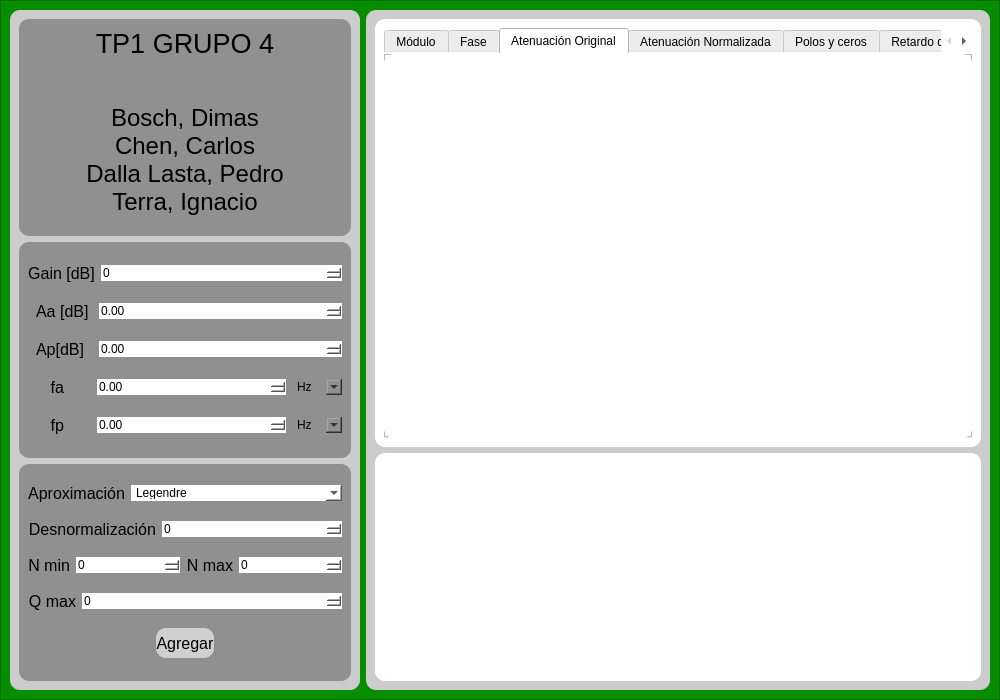
<?xml version="1.0" encoding="UTF-8"?>
<ui version="4.0">
 <class>Pasa_altos</class>
 <widget class="QMainWindow" name="Pasa_altos">
  <property name="geometry">
   <rect>
    <x>0</x>
    <y>0</y>
    <width>1000</width>
    <height>700</height>
   </rect>
  </property>
  <property name="maximumSize">
   <size>
    <width>16777215</width>
    <height>16777215</height>
   </size>
  </property>
  <property name="windowTitle">
   <string>Pasa altos</string>
  </property>
  <widget class="QWidget" name="centralwidget">
   <layout class="QVBoxLayout" name="verticalLayout">
    <property name="spacing">
     <number>0</number>
    </property>
    <property name="leftMargin">
     <number>0</number>
    </property>
    <property name="topMargin">
     <number>0</number>
    </property>
    <property name="rightMargin">
     <number>0</number>
    </property>
    <property name="bottomMargin">
     <number>0</number>
    </property>
    <item>
     <widget class="QFrame" name="frame_principal">
      <property name="minimumSize">
       <size>
        <width>1000</width>
        <height>700</height>
       </size>
      </property>
      <property name="maximumSize">
       <size>
        <width>16777215</width>
        <height>16777215</height>
       </size>
      </property>
      <property name="styleSheet">
       <string notr="true">background-color: rgb(7, 141, 0);</string>
      </property>
      <property name="frameShape">
       <enum>QFrame::StyledPanel</enum>
      </property>
      <property name="frameShadow">
       <enum>QFrame::Raised</enum>
      </property>
      <layout class="QHBoxLayout" name="horizontalLayout">
       <item>
        <widget class="QFrame" name="frame_botones">
         <property name="sizePolicy">
          <sizepolicy hsizetype="Fixed" vsizetype="Preferred">
           <horstretch>0</horstretch>
           <verstretch>0</verstretch>
          </sizepolicy>
         </property>
         <property name="minimumSize">
          <size>
           <width>350</width>
           <height>0</height>
          </size>
         </property>
         <property name="styleSheet">
          <string notr="true">background-color: rgb(255, 255, 255);
background-color: rgb(204, 204, 204);
border-radius:10px;</string>
         </property>
         <property name="frameShape">
          <enum>QFrame::StyledPanel</enum>
         </property>
         <property name="frameShadow">
          <enum>QFrame::Raised</enum>
         </property>
         <layout class="QVBoxLayout" name="verticalLayout_4">
          <item>
           <widget class="QFrame" name="frame_typefilter">
            <property name="sizePolicy">
             <sizepolicy hsizetype="Preferred" vsizetype="Minimum">
              <horstretch>0</horstretch>
              <verstretch>0</verstretch>
             </sizepolicy>
            </property>
            <property name="styleSheet">
             <string notr="true">background-color: rgb(144, 144, 144);</string>
            </property>
            <property name="frameShape">
             <enum>QFrame::StyledPanel</enum>
            </property>
            <property name="frameShadow">
             <enum>QFrame::Raised</enum>
            </property>
            <layout class="QVBoxLayout" name="verticalLayout_2">
             <item>
              <widget class="QLabel" name="Title_tipofiltro_2">
               <property name="sizePolicy">
                <sizepolicy hsizetype="Preferred" vsizetype="Preferred">
                 <horstretch>0</horstretch>
                 <verstretch>0</verstretch>
                </sizepolicy>
               </property>
               <property name="minimumSize">
                <size>
                 <width>0</width>
                 <height>20</height>
                </size>
               </property>
               <property name="maximumSize">
                <size>
                 <width>16777215</width>
                 <height>30</height>
                </size>
               </property>
               <property name="font">
                <font>
                 <pointsize>20</pointsize>
                </font>
               </property>
               <property name="text">
                <string>TP1 GRUPO 4</string>
               </property>
               <property name="alignment">
                <set>Qt::AlignCenter</set>
               </property>
              </widget>
             </item>
             <item>
              <widget class="QLabel" name="label_imagen">
               <property name="sizePolicy">
                <sizepolicy hsizetype="Preferred" vsizetype="Expanding">
                 <horstretch>0</horstretch>
                 <verstretch>0</verstretch>
                </sizepolicy>
               </property>
               <property name="maximumSize">
                <size>
                 <width>16777215</width>
                 <height>16777215</height>
                </size>
               </property>
               <property name="text">
                <string/>
               </property>
              </widget>
             </item>
             <item>
              <widget class="QTextBrowser" name="textBrowser_2">
               <property name="sizePolicy">
                <sizepolicy hsizetype="Preferred" vsizetype="Preferred">
                 <horstretch>0</horstretch>
                 <verstretch>0</verstretch>
                </sizepolicy>
               </property>
               <property name="maximumSize">
                <size>
                 <width>16777215</width>
                 <height>140</height>
                </size>
               </property>
               <property name="html">
                <string>&lt;!DOCTYPE HTML PUBLIC &quot;-//W3C//DTD HTML 4.0//EN&quot; &quot;http://www.w3.org/TR/REC-html40/strict.dtd&quot;&gt;
&lt;html&gt;&lt;head&gt;&lt;meta name=&quot;qrichtext&quot; content=&quot;1&quot; /&gt;&lt;style type=&quot;text/css&quot;&gt;
p, li { white-space: pre-wrap; }
&lt;/style&gt;&lt;/head&gt;&lt;body style=&quot; font-family:'MS Shell Dlg 2'; font-size:8.25pt; font-weight:400; font-style:normal;&quot;&gt;
&lt;p style=&quot;-qt-paragraph-type:empty; margin-top:0px; margin-bottom:0px; margin-left:0px; margin-right:0px; -qt-block-indent:0; text-indent:0px;&quot;&gt;&lt;br /&gt;&lt;/p&gt;
&lt;p align=&quot;center&quot; style=&quot; margin-top:0px; margin-bottom:0px; margin-left:0px; margin-right:0px; -qt-block-indent:0; text-indent:0px;&quot;&gt;&lt;span style=&quot; font-size:18pt;&quot;&gt;Bosch, Dimas&lt;/span&gt;&lt;/p&gt;
&lt;p align=&quot;center&quot; style=&quot; margin-top:0px; margin-bottom:0px; margin-left:0px; margin-right:0px; -qt-block-indent:0; text-indent:0px;&quot;&gt;&lt;span style=&quot; font-size:18pt;&quot;&gt;Chen, Carlos&lt;/span&gt;&lt;/p&gt;
&lt;p align=&quot;center&quot; style=&quot; margin-top:0px; margin-bottom:0px; margin-left:0px; margin-right:0px; -qt-block-indent:0; text-indent:0px;&quot;&gt;&lt;span style=&quot; font-size:18pt;&quot;&gt;Dalla Lasta, Pedro&lt;/span&gt;&lt;/p&gt;
&lt;p align=&quot;center&quot; style=&quot; margin-top:0px; margin-bottom:0px; margin-left:0px; margin-right:0px; -qt-block-indent:0; text-indent:0px;&quot;&gt;&lt;span style=&quot; font-size:18pt;&quot;&gt;Terra, Ignacio&lt;/span&gt;&lt;/p&gt;&lt;/body&gt;&lt;/html&gt;</string>
               </property>
              </widget>
             </item>
            </layout>
           </widget>
          </item>
          <item>
           <widget class="QFrame" name="frame_param">
            <property name="sizePolicy">
             <sizepolicy hsizetype="Preferred" vsizetype="Expanding">
              <horstretch>0</horstretch>
              <verstretch>0</verstretch>
             </sizepolicy>
            </property>
            <property name="styleSheet">
             <string notr="true">background-color: rgb(144, 144, 144);</string>
            </property>
            <property name="frameShape">
             <enum>QFrame::StyledPanel</enum>
            </property>
            <property name="frameShadow">
             <enum>QFrame::Raised</enum>
            </property>
            <layout class="QVBoxLayout" name="verticalLayout_6">
             <item>
              <layout class="QHBoxLayout" name="Layout_gain">
               <item>
                <widget class="QLabel" name="label_gain">
                 <property name="font">
                  <font>
                   <pointsize>12</pointsize>
                  </font>
                 </property>
                 <property name="text">
                  <string>Gain [dB]</string>
                 </property>
                 <property name="alignment">
                  <set>Qt::AlignCenter</set>
                 </property>
                </widget>
               </item>
               <item>
                <widget class="QSpinBox" name="spinBox_gain">
                 <property name="sizePolicy">
                  <sizepolicy hsizetype="Expanding" vsizetype="Fixed">
                   <horstretch>0</horstretch>
                   <verstretch>0</verstretch>
                  </sizepolicy>
                 </property>
                 <property name="styleSheet">
                  <string notr="true">background-color: rgb(255, 255, 255);</string>
                 </property>
                 <property name="alignment">
                  <set>Qt::AlignLeading|Qt::AlignLeft|Qt::AlignVCenter</set>
                 </property>
                 <property name="minimum">
                  <number>-1000</number>
                 </property>
                 <property name="maximum">
                  <number>1000</number>
                 </property>
                 <property name="singleStep">
                  <number>1</number>
                 </property>
                </widget>
               </item>
              </layout>
             </item>
             <item>
              <layout class="QHBoxLayout" name="Layout_A">
               <item>
                <widget class="QLabel" name="label_Aa">
                 <property name="font">
                  <font>
                   <pointsize>12</pointsize>
                  </font>
                 </property>
                 <property name="text">
                  <string>  Aa [dB] </string>
                 </property>
                 <property name="alignment">
                  <set>Qt::AlignCenter</set>
                 </property>
                </widget>
               </item>
               <item>
                <widget class="QDoubleSpinBox" name="doubleSpinBox_Aa">
                 <property name="sizePolicy">
                  <sizepolicy hsizetype="Expanding" vsizetype="Fixed">
                   <horstretch>0</horstretch>
                   <verstretch>0</verstretch>
                  </sizepolicy>
                 </property>
                 <property name="autoFillBackground">
                  <bool>false</bool>
                 </property>
                 <property name="styleSheet">
                  <string notr="true">background-color: rgb(255, 255, 255);</string>
                 </property>
                </widget>
               </item>
              </layout>
             </item>
             <item>
              <layout class="QHBoxLayout" name="horizontalLayout_3">
               <item>
                <widget class="QLabel" name="label_A_2">
                 <property name="font">
                  <font>
                   <pointsize>12</pointsize>
                  </font>
                 </property>
                 <property name="text">
                  <string>  Ap[dB]  </string>
                 </property>
                 <property name="alignment">
                  <set>Qt::AlignCenter</set>
                 </property>
                </widget>
               </item>
               <item>
                <widget class="QDoubleSpinBox" name="doubleSpinBox_Ap">
                 <property name="sizePolicy">
                  <sizepolicy hsizetype="Expanding" vsizetype="Fixed">
                   <horstretch>0</horstretch>
                   <verstretch>0</verstretch>
                  </sizepolicy>
                 </property>
                 <property name="styleSheet">
                  <string notr="true">background-color: rgb(255, 255, 255);</string>
                 </property>
                </widget>
               </item>
              </layout>
             </item>
             <item>
              <layout class="QHBoxLayout" name="horizontalLayout_2">
               <item>
                <widget class="QLabel" name="label_fa">
                 <property name="font">
                  <font>
                   <pointsize>12</pointsize>
                  </font>
                 </property>
                 <property name="text">
                  <string>     fa      </string>
                 </property>
                 <property name="alignment">
                  <set>Qt::AlignCenter</set>
                 </property>
                </widget>
               </item>
               <item>
                <widget class="QDoubleSpinBox" name="doubleSpinBox_fa">
                 <property name="sizePolicy">
                  <sizepolicy hsizetype="Expanding" vsizetype="Fixed">
                   <horstretch>0</horstretch>
                   <verstretch>0</verstretch>
                  </sizepolicy>
                 </property>
                 <property name="styleSheet">
                  <string notr="true">background-color: rgb(255, 255, 255);</string>
                 </property>
                 <property name="decimals">
                  <number>2</number>
                 </property>
                 <property name="maximum">
                  <double>999.000000000000000</double>
                 </property>
                </widget>
               </item>
               <item>
                <widget class="QComboBox" name="comboBox_fa">
                 <property name="sizePolicy">
                  <sizepolicy hsizetype="Minimum" vsizetype="Fixed">
                   <horstretch>0</horstretch>
                   <verstretch>0</verstretch>
                  </sizepolicy>
                 </property>
                 <property name="minimumSize">
                  <size>
                   <width>50</width>
                   <height>0</height>
                  </size>
                 </property>
                 <item>
                  <property name="text">
                   <string>Hz</string>
                  </property>
                 </item>
                 <item>
                  <property name="text">
                   <string>KHz</string>
                  </property>
                 </item>
                 <item>
                  <property name="text">
                   <string>MHz</string>
                  </property>
                 </item>
                 <item>
                  <property name="text">
                   <string>GHz</string>
                  </property>
                 </item>
                </widget>
               </item>
              </layout>
             </item>
             <item>
              <layout class="QHBoxLayout" name="Layout_f">
               <item>
                <widget class="QLabel" name="label_fp">
                 <property name="font">
                  <font>
                   <pointsize>12</pointsize>
                  </font>
                 </property>
                 <property name="text">
                  <string>     fp      </string>
                 </property>
                 <property name="alignment">
                  <set>Qt::AlignCenter</set>
                 </property>
                </widget>
               </item>
               <item>
                <widget class="QDoubleSpinBox" name="doubleSpinBox_fp">
                 <property name="sizePolicy">
                  <sizepolicy hsizetype="Expanding" vsizetype="Fixed">
                   <horstretch>0</horstretch>
                   <verstretch>0</verstretch>
                  </sizepolicy>
                 </property>
                 <property name="styleSheet">
                  <string notr="true">background-color: rgb(255, 255, 255);</string>
                 </property>
                 <property name="maximum">
                  <double>1000.000000000000000</double>
                 </property>
                </widget>
               </item>
               <item>
                <widget class="QComboBox" name="comboBox_fp">
                 <property name="sizePolicy">
                  <sizepolicy hsizetype="Minimum" vsizetype="Fixed">
                   <horstretch>0</horstretch>
                   <verstretch>0</verstretch>
                  </sizepolicy>
                 </property>
                 <property name="minimumSize">
                  <size>
                   <width>50</width>
                   <height>0</height>
                  </size>
                 </property>
                 <item>
                  <property name="text">
                   <string>Hz</string>
                  </property>
                 </item>
                 <item>
                  <property name="text">
                   <string>KHz</string>
                  </property>
                 </item>
                 <item>
                  <property name="text">
                   <string>MHz</string>
                  </property>
                 </item>
                 <item>
                  <property name="text">
                   <string>GHz</string>
                  </property>
                 </item>
                </widget>
               </item>
              </layout>
             </item>
            </layout>
           </widget>
          </item>
          <item>
           <widget class="QFrame" name="frame_alternativas">
            <property name="sizePolicy">
             <sizepolicy hsizetype="Preferred" vsizetype="Expanding">
              <horstretch>0</horstretch>
              <verstretch>0</verstretch>
             </sizepolicy>
            </property>
            <property name="styleSheet">
             <string notr="true">background-color: rgb(144, 144, 144);</string>
            </property>
            <property name="frameShape">
             <enum>QFrame::StyledPanel</enum>
            </property>
            <property name="frameShadow">
             <enum>QFrame::Raised</enum>
            </property>
            <layout class="QVBoxLayout" name="verticalLayout_5">
             <item>
              <layout class="QHBoxLayout" name="Layout_aprox">
               <item alignment="Qt::AlignRight">
                <widget class="QLabel" name="label_aprox">
                 <property name="sizePolicy">
                  <sizepolicy hsizetype="Preferred" vsizetype="Preferred">
                   <horstretch>0</horstretch>
                   <verstretch>0</verstretch>
                  </sizepolicy>
                 </property>
                 <property name="minimumSize">
                  <size>
                   <width>0</width>
                   <height>0</height>
                  </size>
                 </property>
                 <property name="font">
                  <font>
                   <pointsize>12</pointsize>
                  </font>
                 </property>
                 <property name="text">
                  <string>Aproximación</string>
                 </property>
                 <property name="alignment">
                  <set>Qt::AlignRight|Qt::AlignTrailing|Qt::AlignVCenter</set>
                 </property>
                </widget>
               </item>
               <item>
                <widget class="QComboBox" name="comboBox_aprox">
                 <property name="sizePolicy">
                  <sizepolicy hsizetype="Expanding" vsizetype="Fixed">
                   <horstretch>0</horstretch>
                   <verstretch>0</verstretch>
                  </sizepolicy>
                 </property>
                 <property name="styleSheet">
                  <string notr="true">background-color: rgb(255, 255, 255);</string>
                 </property>
                 <item>
                  <property name="text">
                   <string>Legendre</string>
                  </property>
                 </item>
                 <item>
                  <property name="text">
                   <string>Cauer</string>
                  </property>
                 </item>
                </widget>
               </item>
              </layout>
             </item>
             <item>
              <layout class="QHBoxLayout" name="Layout_desnorm">
               <item>
                <widget class="QLabel" name="label_desnorm">
                 <property name="font">
                  <font>
                   <pointsize>12</pointsize>
                  </font>
                 </property>
                 <property name="text">
                  <string>Desnormalización</string>
                 </property>
                 <property name="alignment">
                  <set>Qt::AlignRight|Qt::AlignTrailing|Qt::AlignVCenter</set>
                 </property>
                </widget>
               </item>
               <item>
                <widget class="QSpinBox" name="spinBox_desnorm">
                 <property name="sizePolicy">
                  <sizepolicy hsizetype="Expanding" vsizetype="Fixed">
                   <horstretch>0</horstretch>
                   <verstretch>0</verstretch>
                  </sizepolicy>
                 </property>
                 <property name="styleSheet">
                  <string notr="true">background-color: rgb(255, 255, 255);</string>
                 </property>
                 <property name="maximum">
                  <number>100</number>
                 </property>
                </widget>
               </item>
              </layout>
             </item>
             <item>
              <layout class="QHBoxLayout" name="Layout_N">
               <item>
                <widget class="QLabel" name="label_Nmin">
                 <property name="font">
                  <font>
                   <pointsize>12</pointsize>
                  </font>
                 </property>
                 <property name="text">
                  <string>N min</string>
                 </property>
                 <property name="alignment">
                  <set>Qt::AlignRight|Qt::AlignTrailing|Qt::AlignVCenter</set>
                 </property>
                </widget>
               </item>
               <item>
                <widget class="QSpinBox" name="spinBox_Nmin">
                 <property name="sizePolicy">
                  <sizepolicy hsizetype="Expanding" vsizetype="Fixed">
                   <horstretch>0</horstretch>
                   <verstretch>0</verstretch>
                  </sizepolicy>
                 </property>
                 <property name="autoFillBackground">
                  <bool>false</bool>
                 </property>
                 <property name="styleSheet">
                  <string notr="true">background-color: rgb(255, 255, 255);</string>
                 </property>
                </widget>
               </item>
               <item>
                <widget class="QLabel" name="label_Nmax">
                 <property name="font">
                  <font>
                   <pointsize>12</pointsize>
                  </font>
                 </property>
                 <property name="text">
                  <string>N max</string>
                 </property>
                 <property name="alignment">
                  <set>Qt::AlignRight|Qt::AlignTrailing|Qt::AlignVCenter</set>
                 </property>
                </widget>
               </item>
               <item>
                <widget class="QSpinBox" name="spinBox_Nmax">
                 <property name="sizePolicy">
                  <sizepolicy hsizetype="Expanding" vsizetype="Fixed">
                   <horstretch>0</horstretch>
                   <verstretch>0</verstretch>
                  </sizepolicy>
                 </property>
                 <property name="styleSheet">
                  <string notr="true">background-color: rgb(255, 255, 255);</string>
                 </property>
                </widget>
               </item>
              </layout>
             </item>
             <item>
              <layout class="QHBoxLayout" name="Layout_Qmax">
               <item>
                <widget class="QLabel" name="label_Qmax">
                 <property name="font">
                  <font>
                   <pointsize>12</pointsize>
                  </font>
                 </property>
                 <property name="text">
                  <string>Q max</string>
                 </property>
                 <property name="alignment">
                  <set>Qt::AlignRight|Qt::AlignTrailing|Qt::AlignVCenter</set>
                 </property>
                </widget>
               </item>
               <item>
                <widget class="QSpinBox" name="spinBox_Qmax">
                 <property name="sizePolicy">
                  <sizepolicy hsizetype="Expanding" vsizetype="Fixed">
                   <horstretch>0</horstretch>
                   <verstretch>0</verstretch>
                  </sizepolicy>
                 </property>
                 <property name="styleSheet">
                  <string notr="true">background-color: rgb(255, 255, 255);</string>
                 </property>
                 <property name="maximum">
                  <number>1000</number>
                 </property>
                </widget>
               </item>
              </layout>
             </item>
             <item>
              <layout class="QHBoxLayout" name="Layout_add">
               <item>
                <spacer name="horizontalSpacer_2">
                 <property name="orientation">
                  <enum>Qt::Horizontal</enum>
                 </property>
                 <property name="sizeHint" stdset="0">
                  <size>
                   <width>40</width>
                   <height>20</height>
                  </size>
                 </property>
                </spacer>
               </item>
               <item>
                <widget class="QPushButton" name="pushButton">
                 <property name="sizePolicy">
                  <sizepolicy hsizetype="Preferred" vsizetype="Preferred">
                   <horstretch>0</horstretch>
                   <verstretch>0</verstretch>
                  </sizepolicy>
                 </property>
                 <property name="maximumSize">
                  <size>
                   <width>16777215</width>
                   <height>30</height>
                  </size>
                 </property>
                 <property name="font">
                  <font>
                   <pointsize>12</pointsize>
                  </font>
                 </property>
                 <property name="cursor">
                  <cursorShape>PointingHandCursor</cursorShape>
                 </property>
                 <property name="styleSheet">
                  <string notr="true">background-color: rgb(208, 208, 208);
</string>
                 </property>
                 <property name="text">
                  <string>Agregar</string>
                 </property>
                </widget>
               </item>
               <item>
                <spacer name="horizontalSpacer">
                 <property name="orientation">
                  <enum>Qt::Horizontal</enum>
                 </property>
                 <property name="sizeHint" stdset="0">
                  <size>
                   <width>40</width>
                   <height>20</height>
                  </size>
                 </property>
                </spacer>
               </item>
              </layout>
             </item>
            </layout>
           </widget>
          </item>
         </layout>
        </widget>
       </item>
       <item>
        <widget class="QFrame" name="frame_graficos">
         <property name="styleSheet">
          <string notr="true">background-color: rgb(255, 255, 255);
background-color: rgb(204, 204, 204);
border-radius:10px;</string>
         </property>
         <property name="frameShape">
          <enum>QFrame::StyledPanel</enum>
         </property>
         <property name="frameShadow">
          <enum>QFrame::Raised</enum>
         </property>
         <layout class="QVBoxLayout" name="verticalLayout_7">
          <item>
           <widget class="QFrame" name="frame_grafs">
            <property name="sizePolicy">
             <sizepolicy hsizetype="Preferred" vsizetype="Preferred">
              <horstretch>0</horstretch>
              <verstretch>0</verstretch>
             </sizepolicy>
            </property>
            <property name="minimumSize">
             <size>
              <width>400</width>
              <height>200</height>
             </size>
            </property>
            <property name="maximumSize">
             <size>
              <width>16777215</width>
              <height>16777215</height>
             </size>
            </property>
            <property name="styleSheet">
             <string notr="true">background-color: rgb(255, 255, 255);</string>
            </property>
            <property name="frameShape">
             <enum>QFrame::StyledPanel</enum>
            </property>
            <property name="frameShadow">
             <enum>QFrame::Raised</enum>
            </property>
            <layout class="QHBoxLayout" name="horizontalLayout_6">
             <item>
              <widget class="QTabWidget" name="tab_graficos">
               <property name="sizePolicy">
                <sizepolicy hsizetype="Expanding" vsizetype="Expanding">
                 <horstretch>0</horstretch>
                 <verstretch>0</verstretch>
                </sizepolicy>
               </property>
               <property name="cursor">
                <cursorShape>ArrowCursor</cursorShape>
               </property>
               <property name="currentIndex">
                <number>2</number>
               </property>
               <widget class="QWidget" name="tab_mod">
                <attribute name="title">
                 <string>Módulo</string>
                </attribute>
                <layout class="QVBoxLayout" name="verticalLayout_9">
                 <item>
                  <layout class="QVBoxLayout" name="Layout_mod"/>
                 </item>
                </layout>
               </widget>
               <widget class="QWidget" name="tab_fase">
                <attribute name="title">
                 <string>Fase</string>
                </attribute>
                <layout class="QVBoxLayout" name="verticalLayout_11">
                 <item>
                  <layout class="QVBoxLayout" name="Layout_fase"/>
                 </item>
                </layout>
               </widget>
               <widget class="QWidget" name="tab_AO">
                <attribute name="title">
                 <string>Atenuación Original</string>
                </attribute>
                <layout class="QVBoxLayout" name="verticalLayout_13">
                 <item>
                  <layout class="QVBoxLayout" name="Layout_AO"/>
                 </item>
                </layout>
               </widget>
               <widget class="QWidget" name="tab_AN">
                <attribute name="title">
                 <string>Atenuación Normalizada</string>
                </attribute>
                <layout class="QVBoxLayout" name="verticalLayout_15">
                 <item>
                  <layout class="QVBoxLayout" name="Layout_AN"/>
                 </item>
                </layout>
               </widget>
               <widget class="QWidget" name="tab_PyC">
                <attribute name="title">
                 <string>Polos y ceros</string>
                </attribute>
                <layout class="QVBoxLayout" name="verticalLayout_18">
                 <item>
                  <layout class="QVBoxLayout" name="Layout_PyC"/>
                 </item>
                </layout>
               </widget>
               <widget class="QWidget" name="tab_RG">
                <attribute name="title">
                 <string>Retardo de grupo</string>
                </attribute>
                <layout class="QVBoxLayout" name="verticalLayout_10">
                 <item>
                  <layout class="QVBoxLayout" name="Layout_RG"/>
                 </item>
                </layout>
               </widget>
              </widget>
             </item>
            </layout>
           </widget>
          </item>
          <item>
           <widget class="QFrame" name="frame_list">
            <property name="sizePolicy">
             <sizepolicy hsizetype="Preferred" vsizetype="Preferred">
              <horstretch>0</horstretch>
              <verstretch>0</verstretch>
             </sizepolicy>
            </property>
            <property name="minimumSize">
             <size>
              <width>400</width>
              <height>200</height>
             </size>
            </property>
            <property name="maximumSize">
             <size>
              <width>16777215</width>
              <height>16777215</height>
             </size>
            </property>
            <property name="styleSheet">
             <string notr="true">background-color: rgb(255, 255, 255);</string>
            </property>
            <property name="frameShape">
             <enum>QFrame::StyledPanel</enum>
            </property>
            <property name="frameShadow">
             <enum>QFrame::Raised</enum>
            </property>
            <layout class="QHBoxLayout" name="horizontalLayout_5">
             <item>
              <widget class="QScrollArea" name="scrollArea_list">
               <property name="sizePolicy">
                <sizepolicy hsizetype="Preferred" vsizetype="Preferred">
                 <horstretch>0</horstretch>
                 <verstretch>0</verstretch>
                </sizepolicy>
               </property>
               <property name="widgetResizable">
                <bool>true</bool>
               </property>
               <widget class="QWidget" name="scrollAreaWidgetContents_2">
                <property name="geometry">
                 <rect>
                  <x>0</x>
                  <y>0</y>
                  <width>588</width>
                  <height>210</height>
                 </rect>
                </property>
                <layout class="QVBoxLayout" name="verticalLayout_8">
                 <item>
                  <widget class="QListWidget" name="listWidget_filters">
                   <property name="sizePolicy">
                    <sizepolicy hsizetype="Preferred" vsizetype="Preferred">
                     <horstretch>0</horstretch>
                     <verstretch>0</verstretch>
                    </sizepolicy>
                   </property>
                  </widget>
                 </item>
                </layout>
               </widget>
              </widget>
             </item>
            </layout>
           </widget>
          </item>
         </layout>
        </widget>
       </item>
      </layout>
     </widget>
    </item>
   </layout>
  </widget>
 </widget>
 <resources/>
 <connections/>
</ui>
